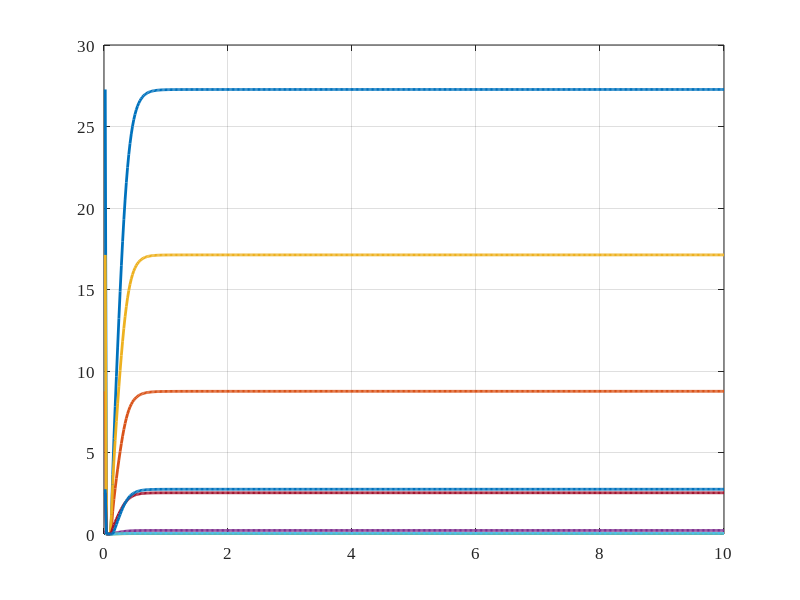
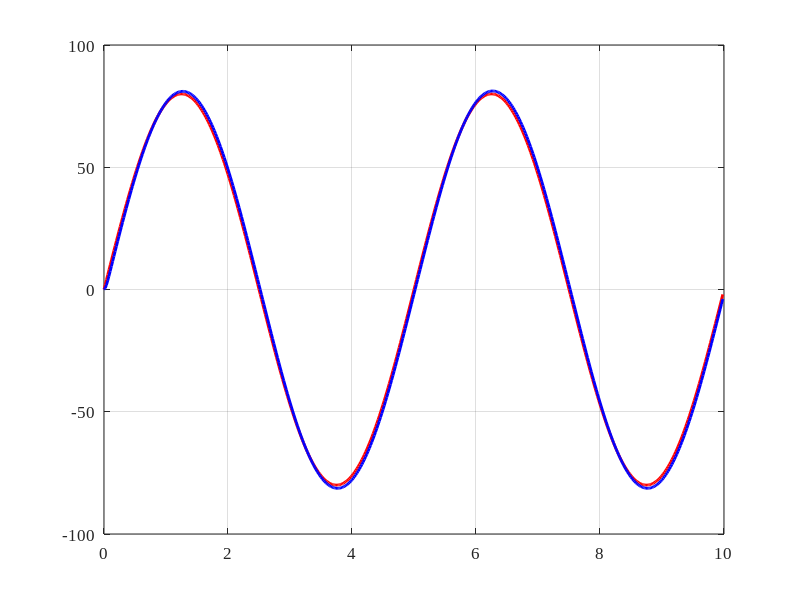
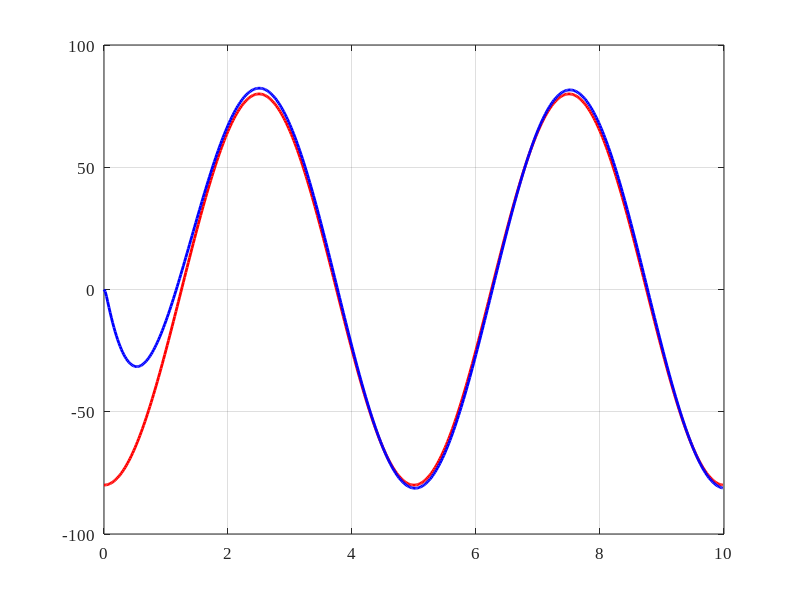
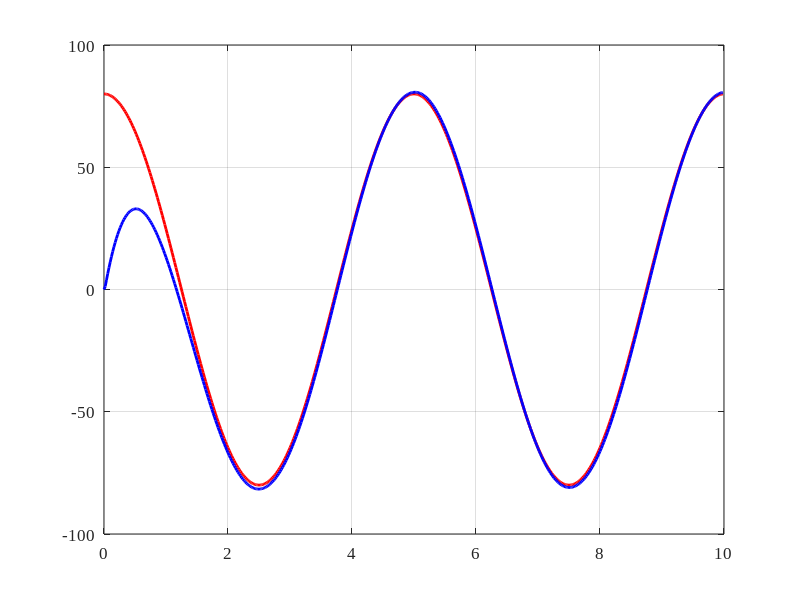

Here is the MATLAB script that generated these plots, in order:
clear; clc;

%% load file
smc_param = csvread('./response/opt_smc_param.csv', 1, 0);
ref_cmd = csvread('./response/ref_cmd.csv', 1, 0);
uav_state = csvread('./response/uav_state.csv', 1, 0);

smc_param(1, :) = [];

%% SMC parameter
shape = size(smc_param);
figure(1);
set(gcf, 'unit', 'centimeters', 'position', [7 6 10 8]);
for i = 1 : shape(2)
    plot((1: length(smc_param(:, i)))/1e2*2, smc_param(:, i), 'linewidth', 2); hold on;
end
set(gca, 'Fontname', 'Times New Roman','FontSize',12);
% legend('k11', 'k12', 'k13', 'k21', 'k22', 'k23', 'gamma', 'lambda');
grid on;

%% state response
k = 180 / pi;
%% phi
figure(2);
set(gcf, 'unit', 'centimeters', 'position', [7 6 10 8]);
plot(ref_cmd(:, 1), k * ref_cmd(:, 8), 'red', 'linewidth', 2); hold on;
plot(uav_state(:, 1), k * uav_state(:, 8), 'blue', 'linewidth', 2);
set(gca, 'Fontname', 'Times New Roman','FontSize',12);
grid on;

%% theta
figure(3);
set(gcf, 'unit', 'centimeters', 'position', [7 6 10 8]);
plot(ref_cmd(:, 1), k * ref_cmd(:, 9), 'red', 'linewidth', 2); hold on;
plot(uav_state(:, 1), k * uav_state(:, 9), 'blue', 'linewidth', 2);
set(gca, 'Fontname', 'Times New Roman','FontSize',12);
grid on;

%% psi
figure(4);
set(gcf, 'unit', 'centimeters', 'position', [7 6 10 8]);
plot(ref_cmd(:, 1), k * ref_cmd(:, 10), 'red', 'linewidth', 2); hold on;
plot(uav_state(:, 1), k * uav_state(:, 10), 'blue', 'linewidth', 2);
set(gca, 'Fontname', 'Times New Roman','FontSize',12);
grid on;

%% dot_phi
figure(5);
set(gcf, 'unit', 'centimeters', 'position', [7 6 10 8]);
plot(ref_cmd(:, 1), k * ref_cmd(:, 11), 'red', 'linewidth', 2); hold on;
plot(uav_state(:, 1), k * uav_state(:, 14), 'blue', 'linewidth', 2);
set(gca, 'Fontname', 'Times New Roman','FontSize',12);
grid on;

%% dot_theta
figure(6);
set(gcf, 'unit', 'centimeters', 'position', [7 6 10 8]);
plot(ref_cmd(:, 1), k * ref_cmd(:, 12), 'red', 'linewidth', 2); hold on;
plot(uav_state(:, 1), k * uav_state(:, 15), 'blue', 'linewidth', 2);
set(gca, 'Fontname', 'Times New Roman','FontSize',12);
grid on;

%% dot_psi
figure(7);
set(gcf, 'unit', 'centimeters', 'position', [7 6 10 8]);
plot(ref_cmd(:, 1), k * ref_cmd(:, 13), 'red', 'linewidth', 2); hold on;
plot(uav_state(:, 1), k * uav_state(:, 16), 'blue', 'linewidth', 2);
set(gca, 'Fontname', 'Times New Roman','FontSize',12);
grid on;
